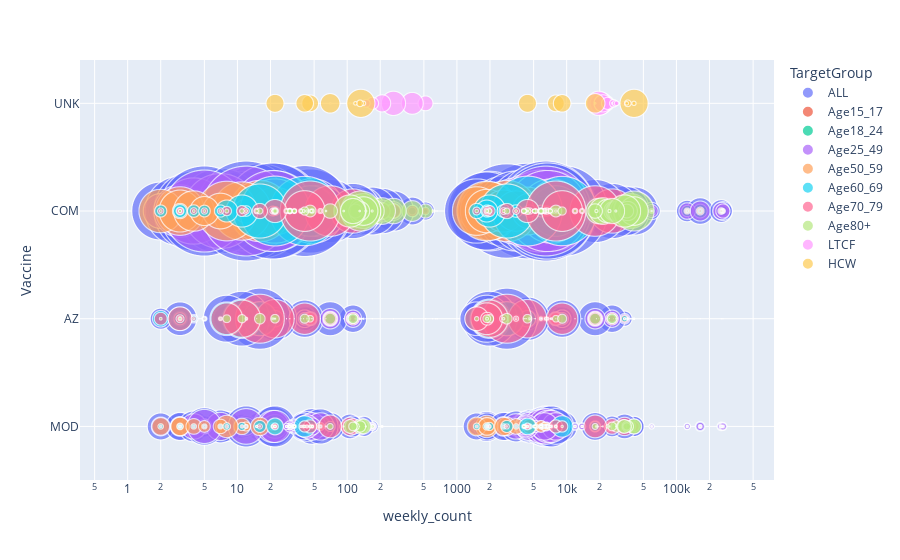

Notebook cell for this chart:
### Code cell
import plotly.express as px
import matplotlib.pyplot as plt
plt = px.scatter(sweden_data.query("country=='Sweden'"), x="weekly_count", y="Vaccine", 
           color="TargetGroup", size="SecondDose",
                 hover_name="year_week", log_x=True,size_max=100)
plt.show()

### Figure 1 — Plotly figure (JSON) as saved in the notebook; plotly's stock layout.template omitted (floating-point values rounded to 4 significant figures; data arrays with more than 128 entries replaced by an {"elided": "..."} marker saying what was removed)
{"data": [{"hovertemplate": "<b>%{hovertext}</b><br><br>TargetGroup=ALL<br>weekly_count=%{x}<br>Vaccine=%{y}<br>SecondDose=%{marker.size}<extra></extra>", "hovertext": {"elided": "3132 str values"}, "legendgroup": "ALL", "marker": {"color": "#636efa", "size": {"elided": "3132 int values"}, "sizemode": "area", "sizeref": 34.94, "symbol": "circle"}, "mode": "markers", "name": "ALL", "showlegend": true, "type": "scattergl", "x": {"elided": "3132 int values"}, "xaxis": "x", "y": {"elided": "3132 str values"}, "yaxis": "y"}, {"hovertemplate": "<b>%{hovertext}</b><br><br>TargetGroup=Age15_17<br>weekly_count=%{x}<br>Vaccine=%{y}<br>SecondDose=%{marker.size}<extra></extra>", "hovertext": {"elided": "348 str values"}, "legendgroup": "Age15_17", "marker": {"color": "#EF553B", "size": {"elided": "348 int values"}, "sizemode": "area", "sizeref": 34.94, "symbol": "circle"}, "mode": "markers", "name": "Age15_17", "showlegend": true, "type": "scattergl", "x": {"elided": "348 int values"}, "xaxis": "x", "y": {"elided": "348 str values"}, "yaxis": "y"}, {"hovertemplate": "<b>%{hovertext}</b><br><br>TargetGroup=Age18_24<br>weekly_count=%{x}<br>Vaccine=%{y}<br>SecondDose=%{marker.size}<extra></extra>", "hovertext": {"elided": "348 str values"}, "legendgroup": "Age18_24", "marker": {"color": "#00cc96", "size": {"elided": "348 int values"}, "sizemode": "area", "sizeref": 34.94, "symbol": "circle"}, "mode": "markers", "name": "Age18_24", "showlegend": true, "type": "scattergl", "x": {"elided": "348 int values"}, "xaxis": "x", "y": {"elided": "348 str values"}, "yaxis": "y"}, {"hovertemplate": "<b>%{hovertext}</b><br><br>TargetGroup=Age25_49<br>weekly_count=%{x}<br>Vaccine=%{y}<br>SecondDose=%{marker.size}<extra></extra>", "hovertext": {"elided": "348 str values"}, "legendgroup": "Age25_49", "marker": {"color": "#ab63fa", "size": {"elided": "348 int values"}, "sizemode": "area", "sizeref": 34.94, "symbol": "circle"}, "mode": "markers", "name": "Age25_49", "showlegend": true, "type": "scattergl", "x": {"elided": "348 int values"}, "xaxis": "x", "y": {"elided": "348 str values"}, "yaxis": "y"}, {"hovertemplate": "<b>%{hovertext}</b><br><br>TargetGroup=Age50_59<br>weekly_count=%{x}<br>Vaccine=%{y}<br>SecondDose=%{marker.size}<extra></extra>", "hovertext": {"elided": "348 str values"}, "legendgroup": "Age50_59", "marker": {"color": "#FFA15A", "size": {"elided": "348 int values"}, "sizemode": "area", "sizeref": 34.94, "symbol": "circle"}, "mode": "markers", "name": "Age50_59", "showlegend": true, "type": "scattergl", "x": {"elided": "348 int values"}, "xaxis": "x", "y": {"elided": "348 str values"}, "yaxis": "y"}, {"hovertemplate": "<b>%{hovertext}</b><br><br>TargetGroup=Age60_69<br>weekly_count=%{x}<br>Vaccine=%{y}<br>SecondDose=%{marker.size}<extra></extra>", "hovertext": {"elided": "348 str values"}, "legendgroup": "Age60_69", "marker": {"color": "#19d3f3", "size": {"elided": "348 int values"}, "sizemode": "area", "sizeref": 34.94, "symbol": "circle"}, "mode": "markers", "name": "Age60_69", "showlegend": true, "type": "scattergl", "x": {"elided": "348 int values"}, "xaxis": "x", "y": {"elided": "348 str values"}, "yaxis": "y"}, {"hovertemplate": "<b>%{hovertext}</b><br><br>TargetGroup=Age70_79<br>weekly_count=%{x}<br>Vaccine=%{y}<br>SecondDose=%{marker.size}<extra></extra>", "hovertext": {"elided": "348 str values"}, "legendgroup": "Age70_79", "marker": {"color": "#FF6692", "size": {"elided": "348 int values"}, "sizemode": "area", "sizeref": 34.94, "symbol": "circle"}, "mode": "markers", "name": "Age70_79", "showlegend": true, "type": "scattergl", "x": {"elided": "348 int values"}, "xaxis": "x", "y": {"elided": "348 str values"}, "yaxis": "y"}, {"hovertemplate": "<b>%{hovertext}</b><br><br>TargetGroup=Age80+<br>weekly_count=%{x}<br>Vaccine=%{y}<br>SecondDose=%{marker.size}<extra></extra>", "hovertext": {"elided": "348 str values"}, "legendgroup": "Age80+", "marker": {"color": "#B6E880", "size": {"elided": "348 int values"}, "sizemode": "area", "sizeref": 34.94, "symbol": "circle"}, "mode": "markers", "name": "Age80+", "showlegend": true, "type": "scattergl", "x": {"elided": "348 int values"}, "xaxis": "x", "y": {"elided": "348 str values"}, "yaxis": "y"}, {"hovertemplate": "<b>%{hovertext}</b><br><br>TargetGroup=LTCF<br>weekly_count=%{x}<br>Vaccine=%{y}<br>SecondDose=%{marker.size}<extra></extra>", "hovertext": ["2020-52", "2020-52", "2020-53", "2020-53", "2021-01", "2021-01", "2021-02", "2021-02", "2021-03", "2021-03", "2021-04", "2021-04", "2021-05", "2021-05", "2021-06", "2021-06", "2021-07", "2021-07", "2021-08", "2021-08", "2021-09", "2021-09", "2021-10", "2021-10", "2021-11", "2021-11", "2021-12", "2021-12", "2021-13", "2021-13", "2021-14", "2021-14", "2021-15", "2021-15", "2021-16", "2021-16", "2021-17", "2021-17", "2021-18", "2021-18", "2021-19", "2021-19", "2021-20", "2021-20", "2021-21", "2021-21", "2021-22", "2021-22", "2021-23", "2021-23"], "legendgroup": "LTCF", "marker": {"color": "#FF97FF", "size": [0, 0, 0, 0, 0, 0, 15, 15, 7955, 7955, 16841, 16841, 20363, 20363, 10632, 10632, 5060, 5060, 2109, 2109, 1264, 1264, 746, 746, 546, 546, 415, 415, 280, 280, 164, 164, 99, 99, 112, 112, 59, 59, 92, 92, 67, 67, 101, 101, 69, 69, 103, 103, 0, 0], "sizemode": "area", "sizeref": 34.94, "symbol": "circle"}, "mode": "markers", "name": "LTCF", "showlegend": true, "type": "scattergl", "x": [37134, 640, 41321, 666, 39449, 647, 28935, 601, 23225, 518, 20650, 392, 19603, 264, 21281, 208, 23609, 170, 26688, 149, 27743, 129, 28552, 135, 33031, 136, 37880, 125, 38382, 140, 41143, 133, 41032, 141, 36030, 131, 35306, 119, 33680, 106, 25912, 113, 18168, 70, 7974, 46, 9094, 41, 4394, 22], "xaxis": "x", "y": ["UNK", "UNK", "UNK", "UNK", "UNK", "UNK", "UNK", "UNK", "UNK", "UNK", "UNK", "UNK", "UNK", "UNK", "UNK", "UNK", "UNK", "UNK", "UNK", "UNK", "UNK", "UNK", "UNK", "UNK", "UNK", "UNK", "UNK", "UNK", "UNK", "UNK", "UNK", "UNK", "UNK", "UNK", "UNK", "UNK", "UNK", "UNK", "UNK", "UNK", "UNK", "UNK", "UNK", "UNK", "UNK", "UNK", "UNK", "UNK", "UNK", "UNK"], "yaxis": "y"}, {"hovertemplate": "<b>%{hovertext}</b><br><br>TargetGroup=HCW<br>weekly_count=%{x}<br>Vaccine=%{y}<br>SecondDose=%{marker.size}<extra></extra>", "hovertext": ["2021-14", "2021-14", "2021-15", "2021-15", "2021-16", "2021-16", "2021-17", "2021-17", "2021-20", "2021-20", "2021-21", "2021-21", "2021-22", "2021-22", "2021-23", "2021-23"], "legendgroup": "HCW", "marker": {"color": "#FECB52", "size": [27900, 27900, 600, 600, 1600, 1600, 400, 400, 13700, 13700, 10100, 10100, 10900, 10900, 11600, 11600], "sizemode": "area", "sizeref": 34.94, "symbol": "circle"}, "mode": "markers", "name": "HCW", "showlegend": true, "type": "scattergl", "x": [41143, 133, 41032, 141, 36030, 131, 35306, 119, 18168, 70, 7974, 46, 9094, 41, 4394, 22], "xaxis": "x", "y": ["UNK", "UNK", "UNK", "UNK", "UNK", "UNK", "UNK", "UNK", "UNK", "UNK", "UNK", "UNK", "UNK", "UNK", "UNK", "UNK"], "yaxis": "y"}], "layout": {"legend": {"itemsizing": "constant", "title": {"text": "TargetGroup"}, "tracegroupgap": 0}, "margin": {"t": 60}, "xaxis": {"anchor": "y", "domain": [0, 1], "title": {"text": "weekly_count"}, "type": "log"}, "yaxis": {"anchor": "x", "domain": [0, 1], "title": {"text": "Vaccine"}}}}
